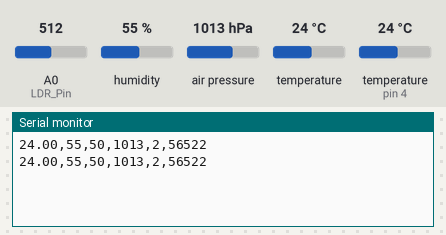
A sketch run on a simulated Arduino Uno, built with avr-gcc and run on an emulated ATmega328P. On the bench: the last lines printed to the serial monitor. The inputs (shaded band) are chosen by the test bench; at power-on: humidity 55 %, air pressure 1013 hPa, A0 (LDR_Pin) = 512, temperature 24 °C, temperature (sensor on pin 4) 24 °C.

Above: at 1.8 s.
1.9 s: humidity set to 22 %
At 3.3 s:
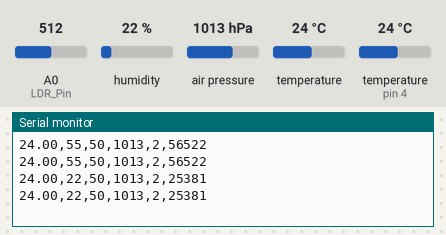
3.4 s: air pressure set to 1048 hPa
At 5.9 s:
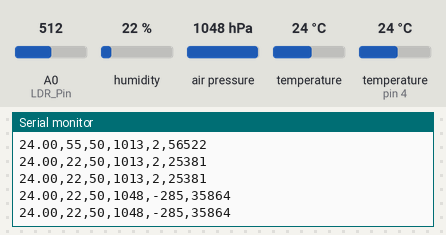
9.6 s: A0 (LDR_Pin) set to 716
At 10.5 s:
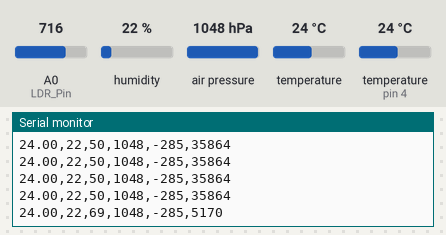
11.1 s: temperature (sensor 0) set to 12 °C
At 12.4 s:
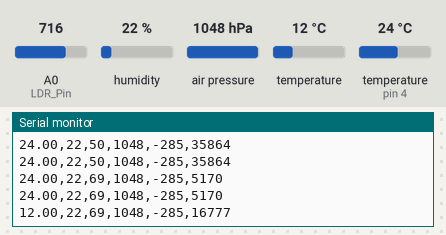
12.6 s: humidity set to 40 %
At 14.0 s:
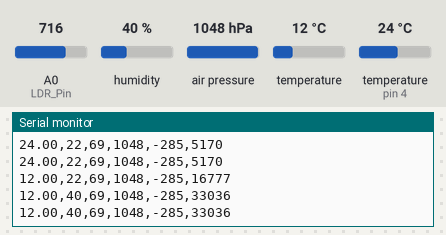
14.1 s: A0 (LDR_Pin) set to 992
At 15.7 s:
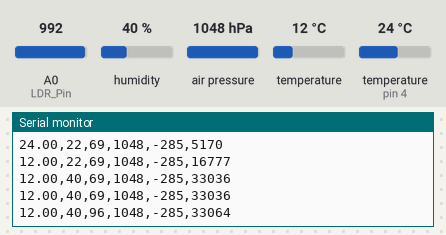
Timing chart, 0 to 16.6 s (numbered marks = the images above; inputs shaded):
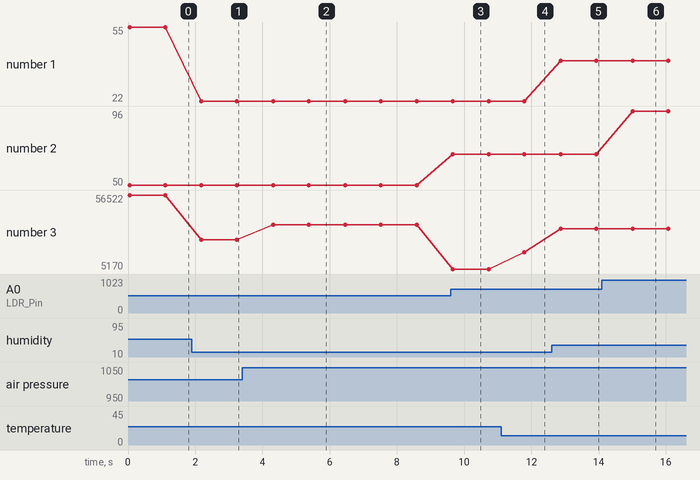

Measured:
- after the input at 1.9 s, the serial monitor: prints a new line after 0.28 s (image 1)
- after the input at 3.4 s, the serial monitor: prints a new line after 0.92 s (image 2)
- after the input at 9.6 s, the serial monitor: prints a new line after 0.05 s (image 3)
- after the input at 11.1 s, the serial monitor: prints a new line after 0.69 s (image 4)
- after the input at 12.6 s, the serial monitor: prints a new line after 0.27 s (image 5)
- after the input at 14.1 s, the serial monitor: prints a new line after 0.91 s (image 6)
- plotted number 1: 55 → 22 after the input at 1.9 s, 22 → 40 after the input at 12.6 s
- plotted number 2: 50 → 69 after the input at 9.6 s, 69 → 96 after the input at 14.1 s

The sketch:

EnvironmentalMonitor.ino
```cpp
//Humidity
#include "DHT.h"
#define DHTPIN 4
#define DHTTYPE DHT11
DHT dht(DHTPIN, DHTTYPE);

//Checksum
#include <util/crc16.h>

//Light
int LDR_Pin = A0; //analog pin 0

//Temperature, pressure & altitude
#include <Wire.h>
#include <Adafruit_Sensor.h>
#include <Adafruit_BMP085_U.h>

Adafruit_BMP085_Unified bmp = Adafruit_BMP085_Unified(10085);

void setup(void)
{
  Serial.begin(9600);
  dht.begin();
  bmp.begin();
}

void loop(void)
{
  sendTick();
  delay(1000);
}
//-------------------------------------------------------------

uint16_t calcCRC(char* str)
{
  uint16_t crc=0; // starting value as you like, must be the same before each calculation
  for (int i=0;i<strlen(str);i++) // for each character in the string
  {
    crc= _crc16_update (crc, str[i]); // update the crc value
  }
  return crc;
}

 void sendTick() {
 //Humidity
 int humidity = dht.readHumidity();

 //Light
 int lcurr = analogRead(LDR_Pin);
 lcurr = floor(lcurr/10.23);

 //Pressure
 sensors_event_t event;
 bmp.getEvent(&event);
 int pressure = event.pressure;
 float temperature;
 bmp.getTemperature(&temperature);
 float seaLevelPressure = SENSORS_PRESSURE_SEALEVELHPA;
 int altitude = bmp.pressureToAltitude(seaLevelPressure,event.pressure,temperature);

 //Send tick
 String serString= (String(temperature)+ "," +String(humidity) + "," +String(lcurr)+ "," +String(pressure)+ "," +String(altitude));
 int str_len = serString.length() + 1;
 char char_array[str_len];
 serString.toCharArray(char_array, str_len);
 Serial.println(serString + "," + String(calcCRC(char_array)));
 Serial.flush();
}
```
